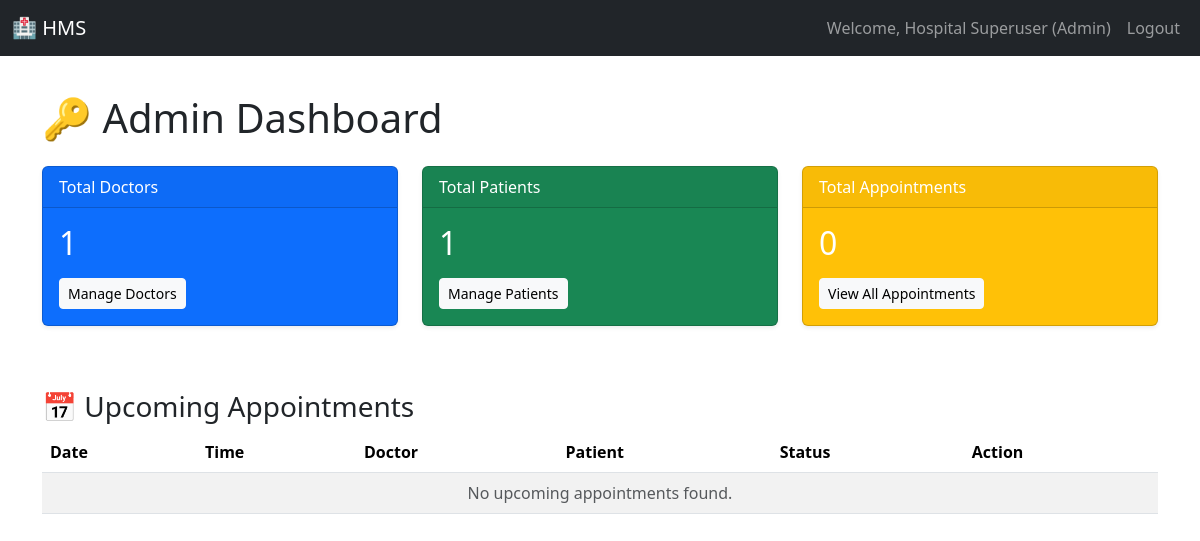
Page /admin (signed in) on the earlier database version.
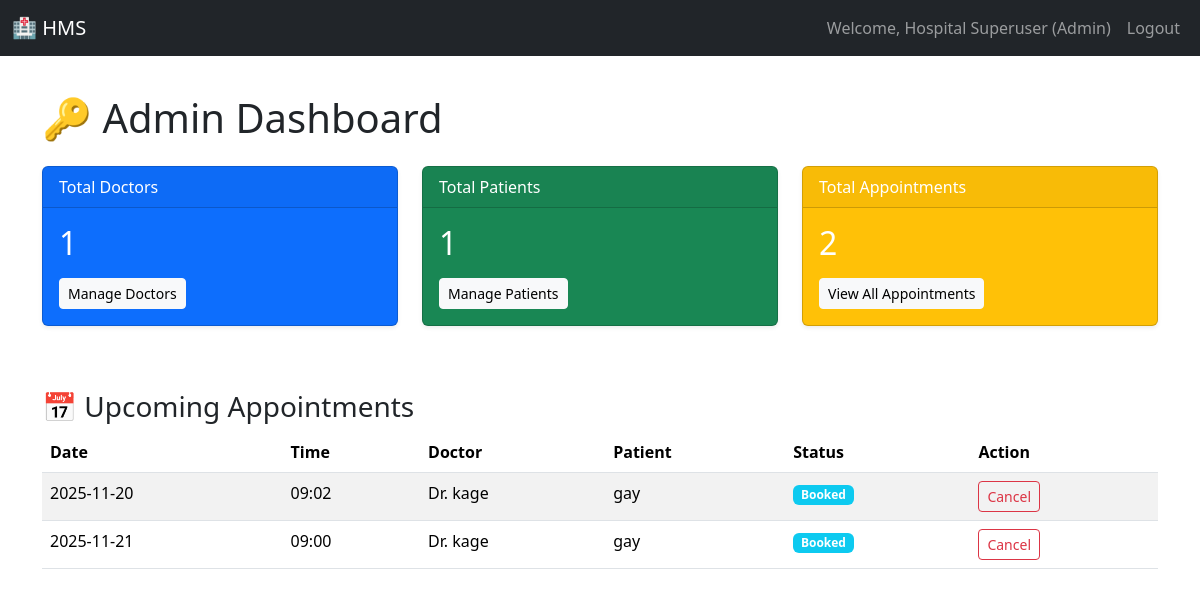
Same page on the later database version.
### models.py (models this page shows)
class User(UserMixin, db.Model):
    __tablename__ = 'user'
    id = db.Column(db.Integer, primary_key=True)
    username = db.Column(db.String(80), unique=True, nullable=False)
    password_hash = db.Column(db.String(128), nullable=False)
    role = db.Column(db.String(10), nullable=False)  # Admin, Doctor, Patient
    name = db.Column(db.String(100), nullable=False)
    contact_info = db.Column(db.String(100))
    is_active = db.Column(db.Boolean, default=True) # Used for blacklist/deactivation
    doctor_profile = db.relationship('Doctor', backref='user', uselist=False)
    patient_profile = db.relationship('Patient', backref='user', uselist=False)

class Appointment(db.Model):
    __tablename__ = 'appointment'
    id = db.Column(db.Integer, primary_key=True)
    patient_id = db.Column(db.Integer, db.ForeignKey('patient.user_id'), nullable=False)
    doctor_id = db.Column(db.Integer, db.ForeignKey('doctor.user_id'), nullable=False)
    date = db.Column(db.String(10), nullable=False)
    time = db.Column(db.String(5), nullable=False)
    status = db.Column(db.String(20), default='Booked') # Booked, Completed, Cancelled
    __table_args__ = (db.UniqueConstraint('doctor_id', 'date', 'time', name='_doctor_time_uc'),)
    treatment_record = db.relationship('Treatment', backref='appointment', uselist=False)

### app.py (the view)
@app.route('/admin')
@role_required('Admin')
def admin_dashboard():
    total_doctors = Doctor.query.count()
    total_patients = Patient.query.count()
    total_appointments = Appointment.query.count()
    upcoming_appointments = Appointment.query.filter(Appointment.status == 'Booked').order_by(Appointment.date, Appointment.time).limit(5).all()
    context = {
        'total_doctors': total_doctors,
        'total_patients': total_patients,
        'total_appointments': total_appointments,
        'upcoming_appointments': upcoming_appointments
    }
    return render_template('admin_dashboard.html', **context)

### app.py (called while the page is built)
@login_manager.user_loader
def load_user(user_id):
    return User.query.get(int(user_id))

def role_required(role):
    def wrapper(func):
        @login_required
        @functools.wraps(func) # <<< THIS LINE IS THE FIX
        def decorated_view(*args, **kwargs):
            if current_user.role != role:
                flash('Access denied. You do not have the required permissions.', 'danger')
                return redirect(url_for('dashboard'))
            return func(*args, **kwargs)
        return decorated_view
    return wrapper

### templates/admin_dashboard.html (shortened to what this page needs)
{% extends "base.html" %}
{% block content %}
<h1 class="mb-4">🔑 Admin Dashboard</h1>
<div class="row mb-5">
    <div class="col-md-4">
        <div class="card text-white bg-primary mb-3 shadow-sm">
            <div class="card-header">Total Doctors</div>
            <div class="card-body">
                <h2 class="card-title">{{ total_doctors }}</h2>
                <a href="{{ url_for('manage_doctors') }}" class="btn btn-light btn-sm mt-2">Manage Doctors</a>
            </div>
        </div>
    </div>
    <div class="col-md-4">
        <div class="card text-white bg-success mb-3 shadow-sm">
            <div class="card-header">Total Patients</div>
            <div class="card-body">
                <h2 class="card-title">{{ total_patients }}</h2>
                <a href="{{ url_for('manage_patients') }}" class="btn btn-light btn-sm mt-2">Manage Patients</a>
            </div>
        </div>
    </div>
    <div class="col-md-4">
        <div class="card text-white bg-warning mb-3 shadow-sm">
            <div class="card-header">Total Appointments</div>
            <div class="card-body">
                <h2 class="card-title">{{ total_appointments }}</h2>
                <a href="#" class="btn btn-light btn-sm mt-2">View All Appointments</a>
            </div>
        </div>
    </div>
</div>
<div class="row">
    <div class="col-md-12">
        <h3>📅 Upcoming Appointments</h3>
        <table class="table table-hover table-striped">
            <thead>
                <tr>
                    <th>Date</th>
                    <th>Time</th>
                    <th>Doctor</th>
                    <th>Patient</th>
                    <th>Status</th>
                    <th>Action</th>
                </tr>
            </thead>
            <tbody>
                {% for appt in upcoming_appointments %}
                <tr>
                    <td>{{ appt.date }}</td>
                    <td>{{ appt.time }}</td>
                    <td>Dr. {{ appt.doctor.user.name }}</td>
                    <td>{{ appt.patient.user.name }}</td>
                    <td><span class="badge bg-info">{{ appt.status }}</span></td>
                    <td>
                        <a href="#" class="btn btn-sm btn-outline-danger">Cancel</a>
                    </td>
                </tr>
                {% else %}
                <tr>
                    <td colspan="6" class="text-center text-muted">No upcoming appointments found.</td>
                </tr>
                {% endfor %}
            </tbody>
        </table>
    </div>
</div>
{% endblock %}

### templates/base.html (shortened to what this page needs)
<!DOCTYPE html>
<html lang="en">
<head>
    <link href="https://cdn.jsdelivr.net/npm/bootstrap@5.3.3/dist/css/bootstrap.min.css" rel="stylesheet">
</head>
<body>
    <nav class="navbar navbar-expand-lg navbar-dark bg-dark fixed-top">
        <div class="container-fluid">
            <a class="navbar-brand" href="{{ url_for('dashboard') }}">🏥 HMS</a>
            <div class="collapse navbar-collapse" id="navbarNav">
                <ul class="navbar-nav ms-auto">
                    {% if current_user.is_authenticated %}
                    <li class="nav-item">
                        <span class="nav-link">Welcome, {{ current_user.name }} ({{ current_user.role }})</span>
                    </li>
                    <li class="nav-item">
                        <a class="nav-link btn btn-sm btn-outline-light" href="{{ url_for('logout') }}">Logout</a>
                    </li>
                    {% endif %}
                </ul>
            </div>
        </div>
    </nav>
    <div class="container mt-4">
        {% block content %}{% endblock %}
    </div>
</body>
</html>

### templates/base.html (style rules this page uses)
body { padding-top: 70px; }

Differences in the rows shown:
added Appointment: date "2025-11-20", time "09:02", doctor.user.name "kage", patient.user.name "gay", status "Booked"
added Appointment: date "2025-11-21", time "09:00", doctor.user.name "kage", patient.user.name "gay", status "Booked"
Other differences:
{{ total_appointments }}: "0" → "2"
text no longer shown: "No upcoming appointments found."
